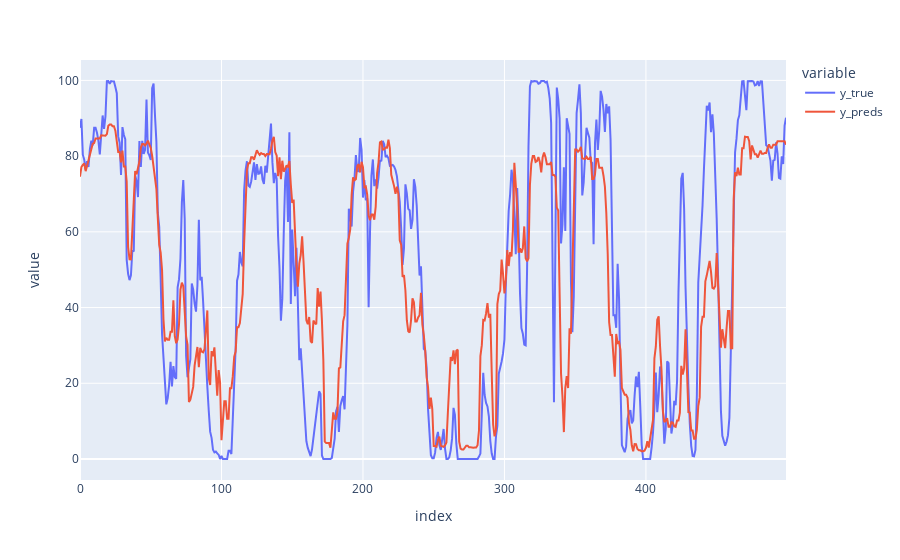

Notebook cell for this chart:
### Markdown cell above
### Plot predictions

### Code cell
import plotly.express as px

df = pd.DataFrame({"y_true": y_true, "y_preds": y_preds}).head(500)
fig = px.line(df, y=["y_true", "y_preds"], title='')
fig.show()

### Figure 1 — Plotly figure (JSON) as saved in the notebook; plotly's stock layout.template omitted (floating-point values rounded to 4 significant figures; data arrays with more than 128 entries replaced by an {"elided": "..."} marker saying what was removed)
{"data": [{"hovertemplate": "variable=y_true<br>index=%{x}<br>value=%{y}<extra></extra>", "legendgroup": "y_true", "line": {"color": "#636efa", "dash": "solid"}, "marker": {"symbol": "circle"}, "mode": "lines", "name": "y_true", "orientation": "v", "showlegend": true, "type": "scatter", "x": {"elided": "500 int values"}, "xaxis": "x", "y": {"elided": "500 float values"}, "yaxis": "y"}, {"hovertemplate": "variable=y_preds<br>index=%{x}<br>value=%{y}<extra></extra>", "legendgroup": "y_preds", "line": {"color": "#EF553B", "dash": "solid"}, "marker": {"symbol": "circle"}, "mode": "lines", "name": "y_preds", "orientation": "v", "showlegend": true, "type": "scatter", "x": {"elided": "500 int values"}, "xaxis": "x", "y": {"elided": "500 float values"}, "yaxis": "y"}], "layout": {"legend": {"title": {"text": "variable"}, "tracegroupgap": 0}, "margin": {"t": 60}, "xaxis": {"anchor": "y", "domain": [0, 1], "title": {"text": "index"}}, "yaxis": {"anchor": "x", "domain": [0, 1], "title": {"text": "value"}}}}
